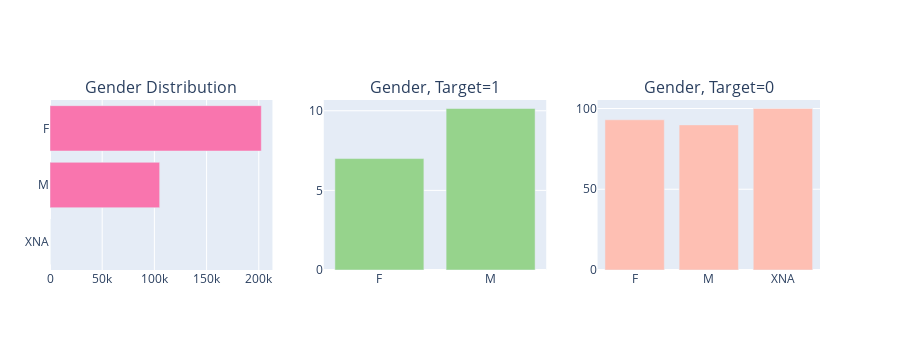

The cell this chart's notebook holds for it:
### Markdown cell above
> The target variable is slightly imbalance with the majority of loans has the target equals to 0 which indicates that individuals did not had any problems in paying installments in given time. There are about 91% loans which is equal to about 282K with target = 0, While only 9% of the total loans (about 24K applicants) in this dataset involved the applicants having problems in repaying the loan / making installments.  

### <a href="2.3">2.3 Gender Type of Applicants </a>

### Code cell
tr0 = bar_hor(app_train, "CODE_GENDER", "Distribution of CODE_GENDER Variable" ,"#f975ae", w=700, lm=100, return_trace= True)
tr1, tr2 = gp('CODE_GENDER', 'Distribution of Target with Applicant Gender')

fig = tools.make_subplots(rows=1, cols=3, print_grid=False, subplot_titles = ["Gender Distribution" , "Gender, Target=1" ,"Gender, Target=0"])
fig.append_trace(tr0, 1, 1);
fig.append_trace(tr1, 1, 2);
fig.append_trace(tr2, 1, 3);
fig['layout'].update(height=350, showlegend=False, margin=dict(l=50));
iplot(fig);

### Figure 1 — Plotly figure (JSON) as saved in the notebook; plotly's stock layout.template omitted (floating-point values rounded to 4 significant figures)
{"data": [{"marker": {"color": "#f975ae"}, "orientation": "h", "type": "bar", "x": [4, 105059, 202448], "xaxis": "x", "y": ["XNA", "M", "F"], "yaxis": "y"}, {"marker": {"color": "#96D38C"}, "name": "Target : 1", "type": "bar", "x": ["F", "M"], "xaxis": "x2", "y": [6.999, 10.14], "yaxis": "y2"}, {"marker": {"color": "#FEBFB3"}, "name": "Target : 0", "type": "bar", "x": ["F", "M", "XNA"], "xaxis": "x3", "y": [93.0, 89.86, 100], "yaxis": "y3"}], "layout": {"annotations": [{"font": {"size": 16}, "showarrow": false, "text": "Gender Distribution", "x": 0.1444, "xanchor": "center", "xref": "paper", "y": 1, "yanchor": "bottom", "yref": "paper"}, {"font": {"size": 16}, "showarrow": false, "text": "Gender, Target=1", "x": 0.5, "xanchor": "center", "xref": "paper", "y": 1, "yanchor": "bottom", "yref": "paper"}, {"font": {"size": 16}, "showarrow": false, "text": "Gender, Target=0", "x": 0.8556, "xanchor": "center", "xref": "paper", "y": 1, "yanchor": "bottom", "yref": "paper"}], "height": 350, "margin": {"l": 50}, "showlegend": false, "xaxis": {"anchor": "y", "domain": [0, 0.2889]}, "xaxis2": {"anchor": "y2", "domain": [0.3556, 0.6444]}, "xaxis3": {"anchor": "y3", "domain": [0.7111, 1]}, "yaxis": {"anchor": "x", "domain": [0, 1]}, "yaxis2": {"anchor": "x2", "domain": [0, 1]}, "yaxis3": {"anchor": "x3", "domain": [0, 1]}}}
